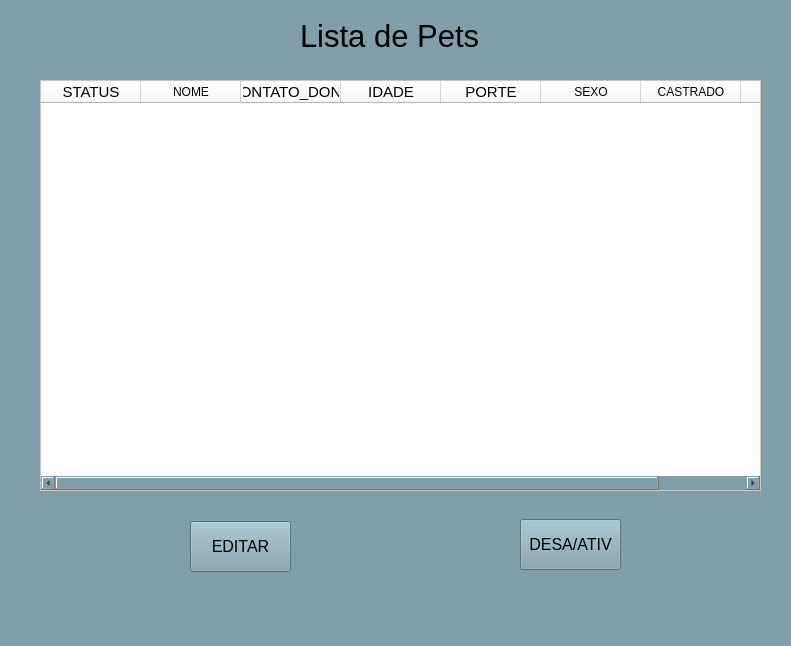
<?xml version="1.0" encoding="UTF-8"?>
<ui version="4.0">
 <class>MainWindow</class>
 <widget class="QMainWindow" name="MainWindow">
  <property name="geometry">
   <rect>
    <x>0</x>
    <y>0</y>
    <width>791</width>
    <height>646</height>
   </rect>
  </property>
  <property name="windowTitle">
   <string>MainWindow</string>
  </property>
  <property name="styleSheet">
   <string notr="true">background-color: rgb(128, 159, 168);</string>
  </property>
  <widget class="QWidget" name="centralwidget">
   <widget class="QLabel" name="label">
    <property name="geometry">
     <rect>
      <x>300</x>
      <y>20</y>
      <width>201</width>
      <height>31</height>
     </rect>
    </property>
    <property name="font">
     <font>
      <pointsize>23</pointsize>
     </font>
    </property>
    <property name="text">
     <string>Lista de Pets</string>
    </property>
   </widget>
   <widget class="QTableWidget" name="tableWidget">
    <property name="geometry">
     <rect>
      <x>40</x>
      <y>80</y>
      <width>721</width>
      <height>411</height>
     </rect>
    </property>
    <property name="styleSheet">
     <string notr="true">background-color: rgb(255, 255, 255);</string>
    </property>
    <column>
     <property name="text">
      <string>STATUS</string>
     </property>
     <property name="font">
      <font>
       <pointsize>11</pointsize>
      </font>
     </property>
    </column>
    <column>
     <property name="text">
      <string>NOME</string>
     </property>
    </column>
    <column>
     <property name="text">
      <string>CONTATO_DONO</string>
     </property>
     <property name="font">
      <font>
       <pointsize>11</pointsize>
      </font>
     </property>
    </column>
    <column>
     <property name="text">
      <string>IDADE</string>
     </property>
     <property name="font">
      <font>
       <pointsize>11</pointsize>
      </font>
     </property>
    </column>
    <column>
     <property name="text">
      <string>PORTE</string>
     </property>
     <property name="font">
      <font>
       <pointsize>11</pointsize>
      </font>
     </property>
    </column>
    <column>
     <property name="text">
      <string>SEXO</string>
     </property>
    </column>
    <column>
     <property name="text">
      <string>CASTRADO</string>
     </property>
    </column>
    <column>
     <property name="text">
      <string>RAÇA</string>
     </property>
    </column>
   </widget>
   <widget class="QPushButton" name="pushButton_3">
    <property name="geometry">
     <rect>
      <x>190</x>
      <y>521</y>
      <width>101</width>
      <height>51</height>
     </rect>
    </property>
    <property name="font">
     <font>
      <pointsize>12</pointsize>
     </font>
    </property>
    <property name="text">
     <string>EDITAR</string>
    </property>
   </widget>
   <widget class="QPushButton" name="pushButton_2">
    <property name="geometry">
     <rect>
      <x>520</x>
      <y>519</y>
      <width>101</width>
      <height>51</height>
     </rect>
    </property>
    <property name="font">
     <font>
      <pointsize>12</pointsize>
     </font>
    </property>
    <property name="text">
     <string>DESA/ATIV</string>
    </property>
   </widget>
  </widget>
  <widget class="QMenuBar" name="menubar">
   <property name="geometry">
    <rect>
     <x>0</x>
     <y>0</y>
     <width>791</width>
     <height>22</height>
    </rect>
   </property>
  </widget>
  <widget class="QStatusBar" name="statusbar"/>
 </widget>
 <resources/>
 <connections/>
</ui>
